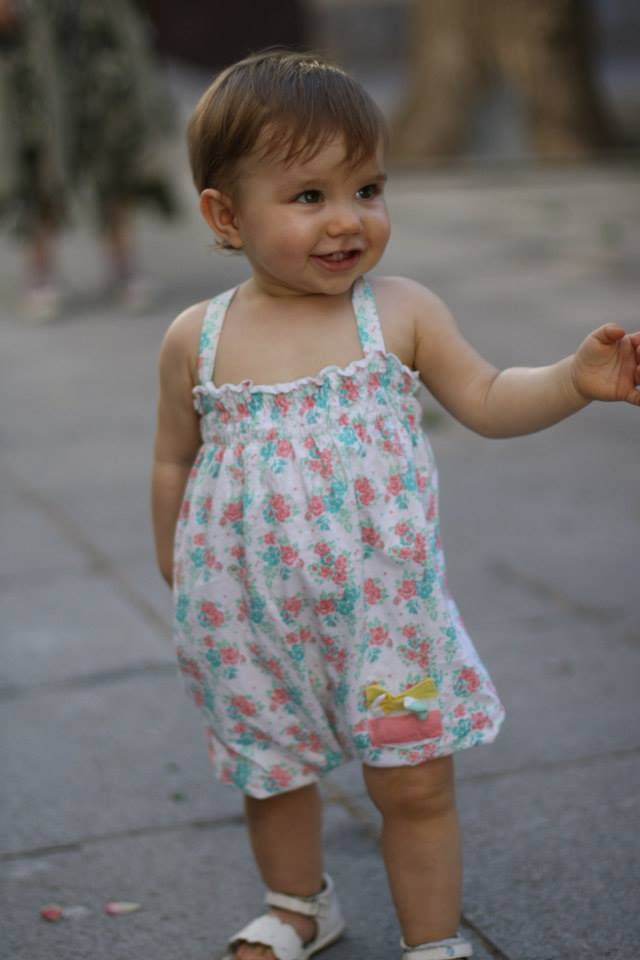
%> input picture Codigos/programas/fotoNena.jpg, 640 x 960 px
$ octave manipulafoto.m   (GNU Octave 9; MATLAB toolbox functions it lacks are replaced by stand-ins)
%> lines starting %> are read from the running program, lines starting %| are printed output that depends on the picture
% El % lo usamos para hacer comentarios, esto no afecta a octave, no
% lee ni interpretalo que haya en las lìneas que comienzan con %
clear all
% Vamos a crear la matriz A que representa la foto "fotoNena.jpg"
A=imread("fotoNena.jpg");
%> A is the input picture: size 960x640x3 uint8; mean R, G, B 113.4, 108.7, 107.1
%El ; lo colocamos para que no saque por pantalla la matriz A

%Veamos cuantas filas y columnas tiene la matriz A
disp("La foto està presentada en la matriz A de tamaño:")
size(A)
%> ans = [960 640 3]

figure

% Vamos a crear una figura con una fila y tres columnas
subplot(1,3,1)
% en la primera ponemos la foto "fotoNena.jpg"
imshow(A)

% en la segunda vamos a mostrarla rotada 45º

b=imrotate(A,45,'bilinear','crop');
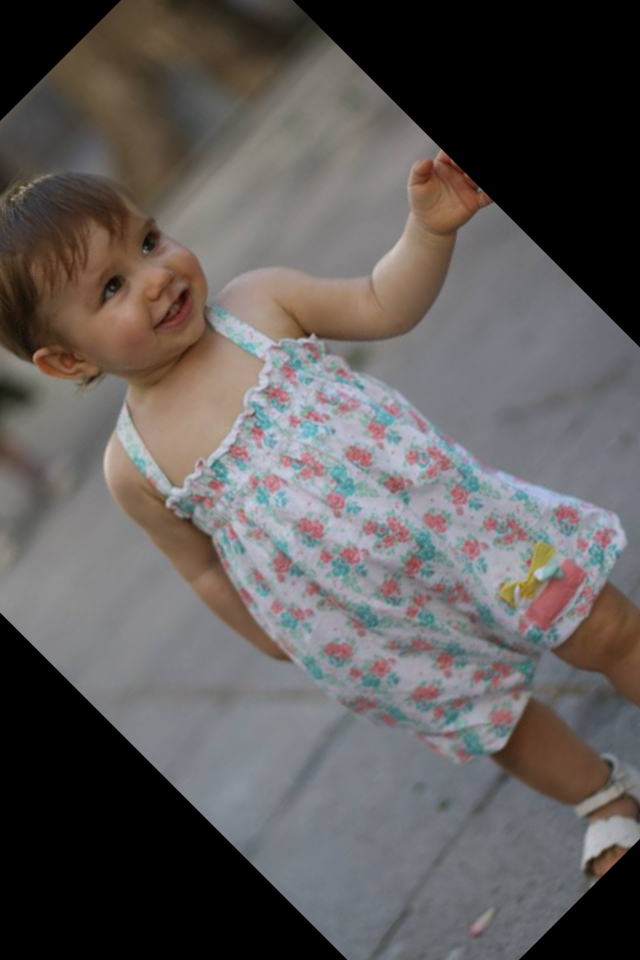
%> b: size 960x640x3 uint8; mean R, G, B 95.5, 91.1, 89.8
subplot(1,3,2)
imshow(b)

% la pasamos a blanco y negro

c=rgb2gray(A);
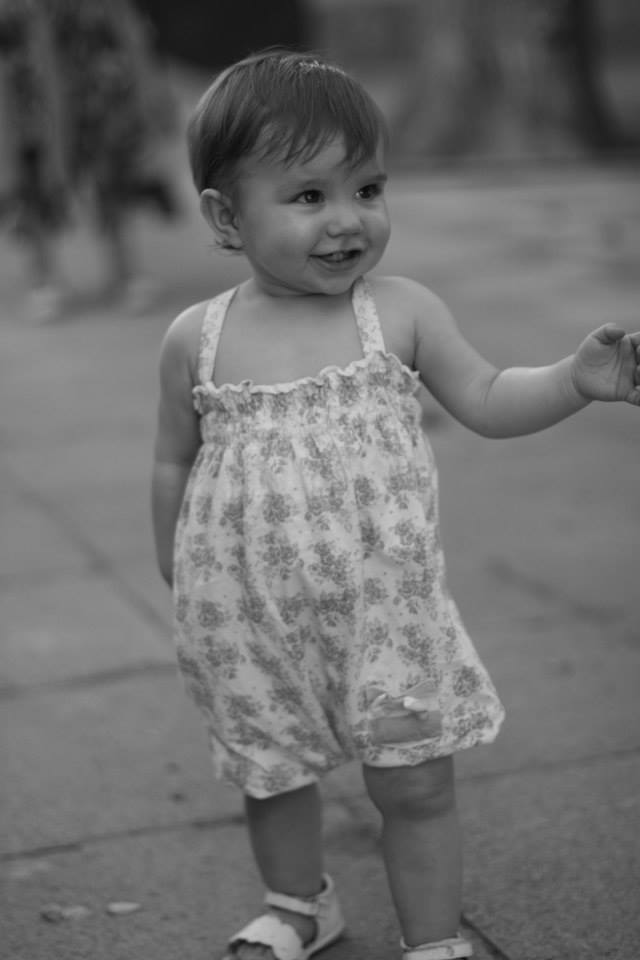
%> c: size 960x640 uint8; min 7, max 210, mean 110
subplot(1,3,3)
imshow(c)
